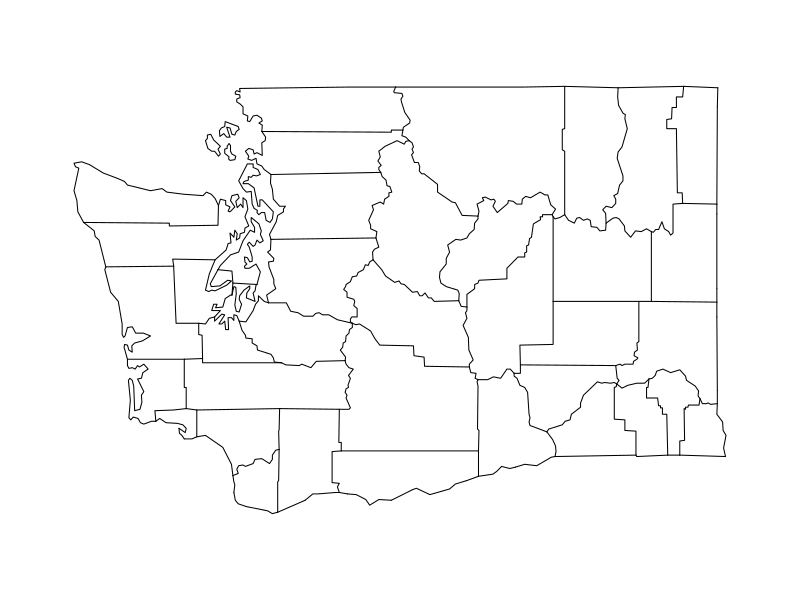
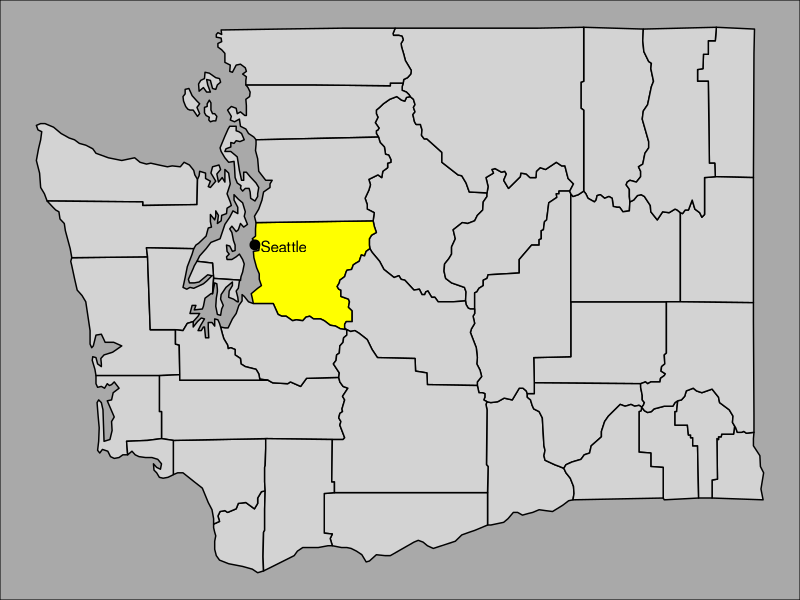

These figures' R source, in order:
library(ggplot2)
library(maps)
library(dplyr)

map('county', 'washington', fill = FALSE)


AllCounty <- map_data("county")
AllCities <- data("us.cities")

WACities <- us.cities %>%
  filter(country.etc == "WA",
         name=="Seattle WA") 


# geom_point(data=us.cities, aes(x=long, y=lat, size = pop))
# geom_point(data=MainCities, aes(x=long, y=lat, size = pop/1000000), 
#            color = "gold", alpha = .5) + scale_size(name="City Population")

AllCounty %>%
  filter(region=="washington") %>%
  mutate(group = as.factor(group),
         is_king = ifelse(subregion=="king", "King County", "Other")) %>%
  ggplot()+
  geom_polygon(aes(x=long, y=lat, group=group, fill = is_king), color = "black")+
  geom_point(data = WACities, aes(x = long, y=lat), size=3, shape = 19)+
  theme_void()+
  scale_fill_manual(values = c("Other"="lightgrey",
                               "King County" = "yellow"))+
  # scale_color_manual(values = c("Seattle" = "black",
  #                              "Other" = "blue"))+
  # scale_size_manual(values = c("Seattle"=3,
  #                              "Other"=1))+
  theme(legend.position = "none",
        plot.background = element_rect(fill = "darkgrey"))+
  annotate("text", x=-122.04, y=47.61, label="Seattle")
